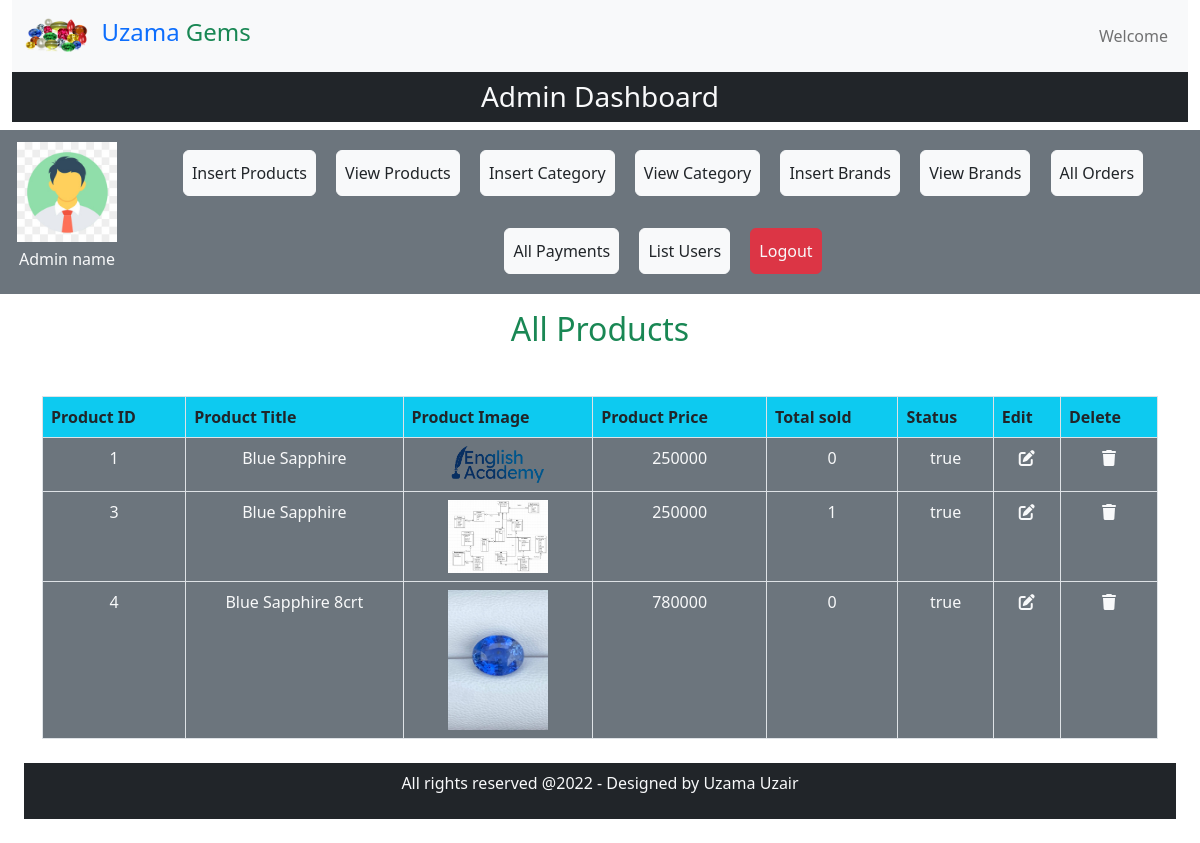
The page /admin_area/index.php?view_products on the database its author committed.
### tables this page shows
CREATE TABLE `products` (
  `product_id` int(11) NOT NULL,
  `product_title` varchar(100) NOT NULL,
  `product_description` varchar(255) NOT NULL,
  `product_keywords` varchar(255) NOT NULL,
  `category_id` int(11) NOT NULL,
  `brand_id` int(11) NOT NULL,
  `product_image1` varchar(255) NOT NULL,
  `product_image2` varchar(255) NOT NULL,
  `product_video` varchar(255) NOT NULL,
  `product_price` varchar(100) NOT NULL,
  `date` timestamp NOT NULL DEFAULT current_timestamp() ON UPDATE current_timestamp(),
  `status` varchar(100) NOT NULL
);

### admin_area/view_products.php (the view, shortened to what this page needs)
<h2 class="text-center text-success">All Products</h2>
<table class="table table-bordered mt-5">
        <thead class="bg-info">
            <tr>
                <th>Product ID</th>
                <th>Product Title</th>
                <th>Product Image</th>
                <th>Product Price</th>
                <th>Total sold</th>
                <th>Status</th>
                <th>Edit</th>
                <th>Delete</th>
            </tr>
        </thead>
        <tbody class="bg-secondary text-light text-center">
            <?php
            $get_products = "SELECT * FROM `products`";
            $result_gp = mysqli_query($con,$get_products);
            while($row=mysqli_fetch_assoc($result_gp)){
                $product_id = $row['product_id'];
                $product_title = $row['product_title'];
                $product_image1 = $row['product_image1'];
                $product_price = $row['product_price'];
                $status = $row['status'];
                ?>
                <tr>
                <td> <?php echo $product_id; ?></td>
                <td><?php echo $product_title; ?></td>
                <td><img src='./product_images/<?php echo $product_image1; ?>' class='product_img1'/></td>
                <td><?php echo $product_price; ?></td>
                <td>
                <?php
                $get_count = "SELECT * FROM `orders_pending` WHERE product_id=$product_id";
                $result_gc = mysqli_query($con,$get_count);
                $rows_count = mysqli_num_rows($result_gc);
                echo $rows_count;
                ?>
                </td>
                <td><?php echo $status; ?></td>
                <td> <a href='index.php?edit_products=<?php echo $product_id ?>' class='text-light'><i class='fa-solid fa-pen-to-square'></i></a> </td>
                <td><a href='index.php?delete_products=<?php echo $product_id ?>' class='text-light'><i class='fa-solid fa-trash'></i></a> </td>
             </tr>
                <?php
            }
            ?>
        </tbody>
</table>

### styles/style.css (style rules this page uses)
* { margin: 0; padding: 0; box-sizing: border-box; }

### admin_area/index.php (style rules this page uses)
body { overflow-x: hidden; }
.product_img1 { width: 100px; object-fit: contain; }

### rows shown on the page
products: product_id "1", product_title "Blue Sapphire", product_image1 (picture), product_price "250000", rows_count "0", status "true"
products: product_id "3", product_title "Blue Sapphire", product_image1 (picture), product_price "250000", rows_count "1", status "true"
products: product_id "4", product_title "Blue Sapphire 8crt", product_image1 (picture), product_price "780000", rows_count "0", status "true"
